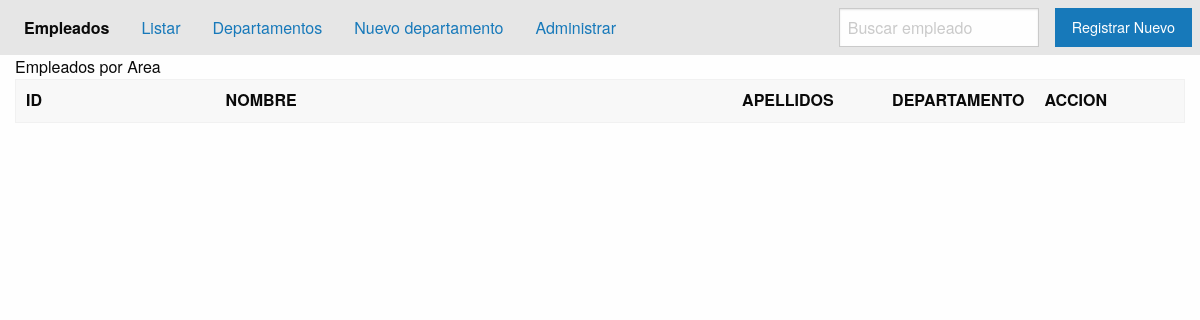
Before: /listar-by-area/Op/ with the older database file.
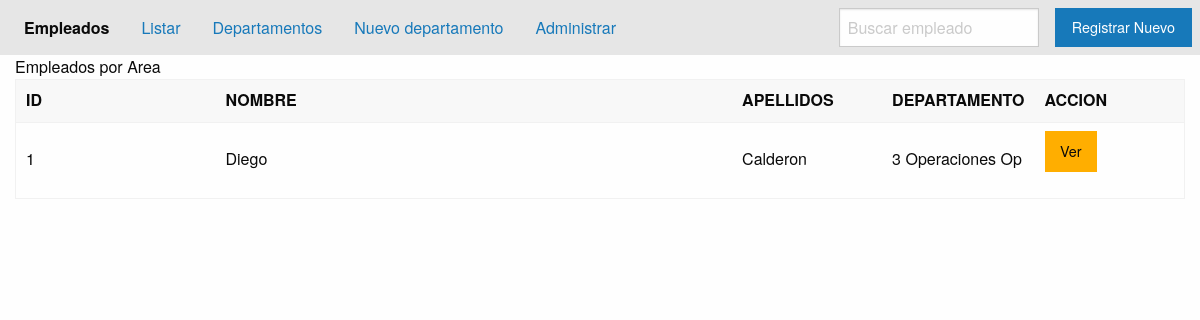
After: the same page with the newer database file.
### applications/empleados/models.py (models this page shows, shortened)
class Empleado(models.Model):
    JOB_CHOICES = (
        ('O', 'GERENTE'),
        ('1', 'COORDINADOR'),
        ('2', 'AUX ADMINISTRATIVO'),
        ('3', 'AUX SOPORTE'),
        ('4', 'AUX OPERATIVO'),
        ('5', 'CONDUCTOR'),
        ('6', 'SUPERVISOR'),
        ('7', 'SERVICIOS GENERALES'),
    )
    first_name = models.CharField('Nombres', max_length=50)
    last_name = models.CharField('Apellido', max_length=50)
    full_name = models.CharField(
        'Nombre completos',
        max_length=120,
        blank=True
    )
    job = models.CharField('Trabajo', max_length=50, choices=JOB_CHOICES)
    departamento = models.ForeignKey(Departamento, on_delete=models.CASCADE)
    avatar = models.ImageField(upload_to='empleado', blank=True, null=True)
    habilidades = models.ManyToManyField(Habilidades)
    hoja_vida = RichTextField()
    class Meta:
        verbose_name = 'Mis empleados'
        verbose_name_plural = 'Empleados de la empresa'
        ordering = ['id']
        unique_together = ('first_name', 'last_name')  # que no se repita

### applications/departamentos/models.py (models this page shows)
class Departamento(models.Model):
    name = models.CharField('Nombre', max_length=50)
    short_name = models.CharField('Nombre Corto', max_length=20, unique=True)
    anulate = models.BooleanField('Anulado', default=False)
    class Meta:
        verbose_name = 'Mi Departamento'
        verbose_name_plural = 'Areas de la empresa'
        ordering = ['id']
        unique_together = ('name', 'short_name') #que no se repita
    def __str__(self):
        return str(self.id) + '  ' + self.name + '  ' + self.short_name

### applications/empleados/views.py (the view)
class listByAreaEmpleado(ListView):
    template_name = 'empleados/list_by_area.html'
    context_object_name = 'empleados'
    def get_queryset(self):
        filtro = self.kwargs['short_name']
        palabra_clave = self.request.GET.get('kword', '')
        if palabra_clave != '':
            lista = Empleado.objects.filter(
                full_name__icontains=palabra_clave
            )
            return lista
        else:
            lista = Empleado.objects.filter(
                departamento__short_name=filtro)
        return lista

### templates/empleados/list_by_area.html (shortened to what this page needs)
{% extends 'base.html' %}
{% block body %}
    {% include 'includes/header.html' %}
    <div class="grid-container">
        <div class="grid-x">
            <div class="cell">Empleados por Area</div>
            <div class="cell">
                <table>
                    <thead>
                        <tr>
                        <th width="200">ID</th>
                        <th>NOMBRE</th>
                        <th width="150">APELLIDOS</th>
                        <th width="150">DEPARTAMENTO</th>
                        <th width="150">ACCION</th>
                        </tr>
                    </thead>
                    <tbody>
                        {% for e in object_list%}
                            <tr>
                                <td>{{e.id}}</td>
                                <td>{{e.first_name}}</td>
                                <td>{{e.last_name}}</td>
                                <td>{{e.departamento}}</td>
                                <td><a class="button warning" href="{% url 'empleados_app:empleado_detail' e.id %}">Ver</a></td>
                            </tr>
                        {% endfor %}
                    </tbody>
                </table>
            </div>
        </div>
    </div>
{% endblock body %}

Changed rows visible on the page:
added Empleado: id "1", first_name "Diego", last_name "Calderon", departamento "3 Operaciones Op"
